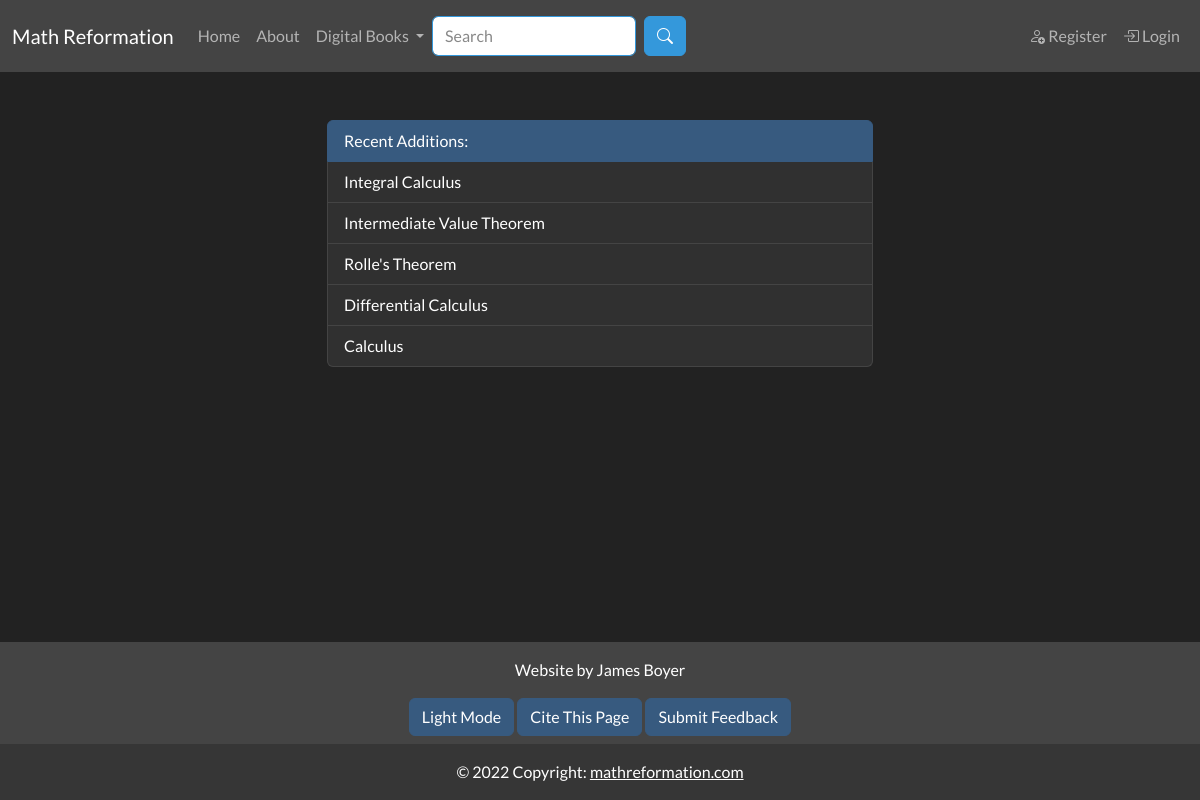
The page /index on the database as committed earlier.
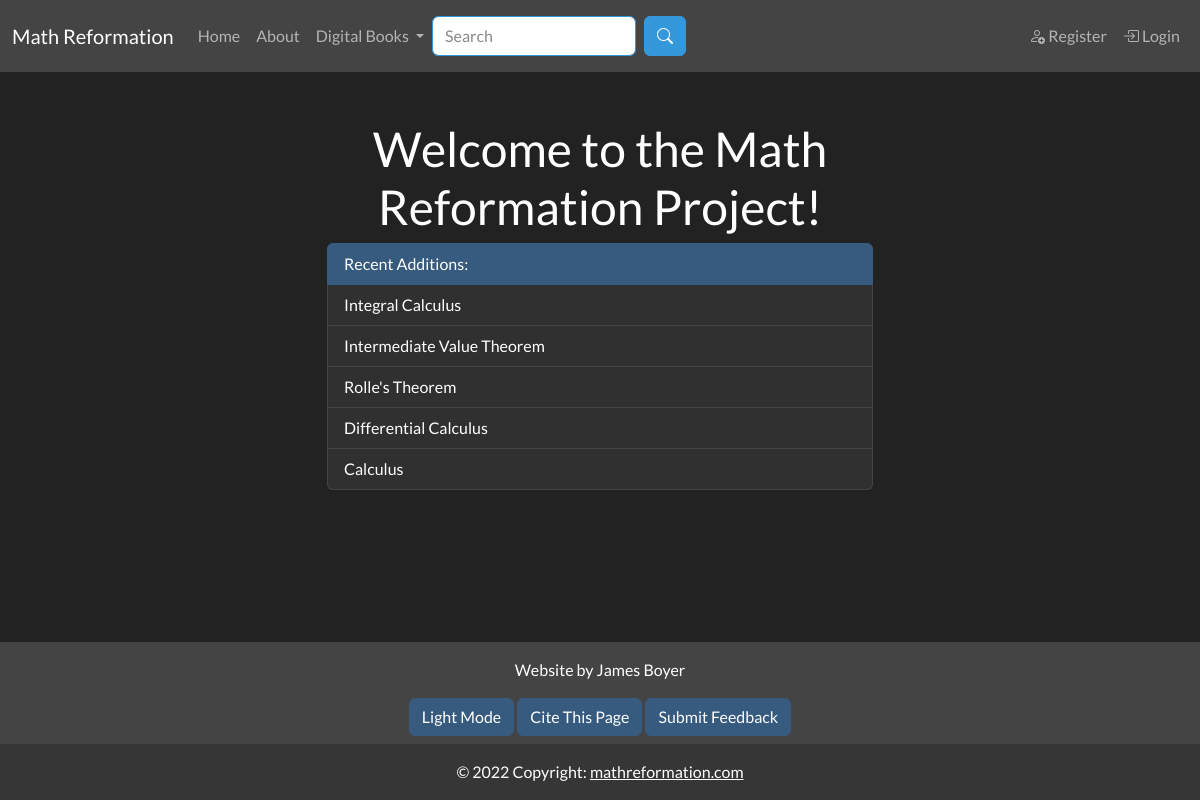
The same page on the database as committed later.
### app/models.py (models this page shows, shortened)
class SearchableMixin(object):
    @classmethod
    def search(cls, expression, page, per_page):
        ids, scores, total = query_index(cls.__tablename__, expression, page, per_page)
        if total == 0:
            return cls.query.filter_by(id=0), [], 0
        when = []
        for i in range(len(ids)):
            when.append((ids[i], i))
        return cls.query.filter(cls.id.in_(ids)).order_by( db.case(when, value=cls.id)), scores, total

class Document(SearchableMixin, db.Model):
    __tablename__ = "document"
    __searchable__ = ["body_main", "name"]
    id = db.Column(db.Integer, primary_key=True)
    name = db.Column(db.String(50), nullable=False, unique=False)
    path = db.Column(db.String(250), unique=True, nullable=False)
    body_main = db.Column(db.String(), index=True)
    body_draft = db.Column(db.String(), index=True)
    date_added = db.Column(db.DateTime, nullable=False,
        default=datetime.utcnow)
    header = db.Column(db.String(), index=True)
    order = db.Column(db.Integer())
    is_visible = db.Column(db.Boolean())
    document_type = db.Column(db.String(10), index=True)
    user_id = db.Column(db.Integer, db.ForeignKey('user.id'))
    prev_page_id = db.Column(db.Integer(), db.ForeignKey("document.id"))
    next_page = db.relationship("Document", backref=backref("prev_page", remote_side=[id]), uselist=False, foreign_keys=[prev_page_id])
    parent_id = db.Column(db.Integer(), db.ForeignKey("document.id"))
    children = db.relationship("Document", backref=backref("parent", remote_side=[id]), foreign_keys=[parent_id])

### app/main/routes.py (the view)
@bp.route("/home", methods=["GET"])
@bp.route("/", methods=["GET"])
@bp.route("/index", methods=["GET"])
def index():
    home_article = Document.query.filter_by(path='home').first()
    recent_documents = Document.query.order_by(Document.date_added.desc()).filter_by(is_visible=True, ).limit(5)
    return render_template('main/index.html', title="Home", home_article=home_article, recent_documents=recent_documents)

### app/main/forms.py
class SearchForm(FlaskForm):
    q = StringField("Search", validators=[DataRequired()])
    submit = SubmitField("Search")
    def __init__(self, *args, **kwargs):
        if 'formdata' not in kwargs:
            kwargs['formdata'] = request.args
        if 'csrf_enabled' not in kwargs:
            kwargs['csrf_enabled'] = False
        super(SearchForm, self).__init__(*args, **kwargs)

### MathReformationWebsite.py (called while the page is built)
@app.context_processor
def add_imports():
    return dict(admin_permission=admin_permission, author_permission=author_permission, editor_permission=editor_permission, g=g)

### app/main/routes.py (called while the page is built)
@bp.before_app_request
def before_request():
    g.search_form = SearchForm(meta={'csrf': False})
    if g.search_form.validate():
        print("here")

### app/templates/main/index.html
{% extends "base.html" %}
{% block content %}
{{ home_article.body_main | safe }}
<ul class="list-group">
    <li class="list-group-item active">Recent Additions:</li>
    {% for document in recent_documents %}
        <a class="list-group-item" href = {{ url_for('main.document_page', path=document.path)}}>
            {{ document.name }}
        </a>
    {% endfor %}
</ul>
{% endblock %}
{% block citation %}
{{ citation_info(page_type="Math Reformation", page_name="Index") }}
{% endblock %}

### app/templates/base.html (shortened to what this page needs)
{% from 'macros/general_macros.html' import citation_info %}
<!DOCTYPE html>
<html lang="en">
    <head>
        <link rel="stylesheet" href="https://cdn.jsdelivr.net/npm/bootstrap-icons@1.10.3/font/bootstrap-icons.css">
    </head>
    <body class="d-flex flex-column min-vh-100">
        <nav class="navbar navbar-expand-lg bg-secondary navbar-dark sticky-top">
            <div class="container-fluid">
                <a class="navbar-brand">Math Reformation</a>
                <div class="collapse navbar-collapse" id="collapsibleNavbar">
                    <ul class="navbar-nav me-auto">
                        <li class="nav-item">
                            <a class="nav-link" href="{{ url_for('main.index')}}">Home</a>
                        </li>
                        <li class="nav-item">
                            <a class="nav-link" href="{{ url_for('main.about')}}">About</a>
                        </li>
                        <li class="nav-item dropdown">
                            <a class="nav-link dropdown-toggle" href="#" id="navbarDropdownMenuLink" role="button" data-bs-toggle="dropdown" aria-expanded="false">
                              Digital Books
                            </a>
                        </li>
                        {% if g.search_form %}
                        <form class="d-flex" method="get" action="{{ url_for('main.search') }}">
                                {{ g.search_form.q(class='form-control border-info me-2',aria_describedby="button-addon2", placeholder=g.search_form.q.label.text) }}
                                <button type=submit class="btn btn-info" id="button-addon2">
                                    <i class="bi bi-search"></i>
                                </button>
                        </form>
                        {% endif %}
                    </ul>
                    <ul class="navbar-nav d-flex">
                        {% if current_user.is_anonymous %}
                        <li class="nav-item">
                            <a class="nav-link" href="{{ url_for('auth.register') }}">
                                <i class="bi bi-person-add"></i> Register
                            </a>
                        </li>
                        <li class="nav-item">
                            <a class="nav-link" href="{{ url_for('auth.login') }}">
                                <i class="bi bi-box-arrow-in-right"></i>  Login
                            </a>
                        </li>
                        {% endif %}
                    </ul>
                </div>
            </div>
        </nav>
        <div class="wrapper flex-grow-1">
            <div class="container mt-5">
                <div class="row">
                    <div class="col-md-3"></div>
                    <div class="col-md-6">
                        {% block content %}
                        {% endblock %}
                    </div>
                    <div class="col-md-3"></div>
                </div>
            </div>
        </div>
        <footer class="bg-secondary text-center text-white">
            <div class="container p-3 pb-0">
                <section class="mb-2">
                    <p>Website by James Boyer</p>
                    <button id="theme_button" class="btn btn-primary" onclick="toggleTheme()">
                    </button>
                    <a class="btn btn-primary" href="{% block citation %}{% endblock %}">Cite This Page</a>
                    <a  class="btn btn-primary" href="{{ url_for('main.feedback')}}">Submit Feedback</a>
                </section>
            </div>
            <div class="text-center p-3" style="background-color: rgba(0, 0, 0, 0.2);">
                © 2022 Copyright:
                <a class="text-white" href="mathreformation.com">mathreformation.com</a>
            </div>
        </footer>
    </body>
</html>

### app/templates/macros/general_macros.html (shortened to what this page needs)
{% macro citation_info(page_type, page_name) -%}
{% if page_name == "Citation" %}
{{ url_for('main.citation',
            page_type=page_type,
            page_name=page_name,
            page_url="citation") }}
{% else %}
{{ url_for('main.citation',
            page_type=page_type,
            page_name=page_name,
            page_url=request.path[1:].replace("/", "%2F")) }}
{% endif %}
{%- endmacro %}

Rows that differ between the two databases and show on the page:
added Document: body_main "Welcome to the Math Reformation Project!"
